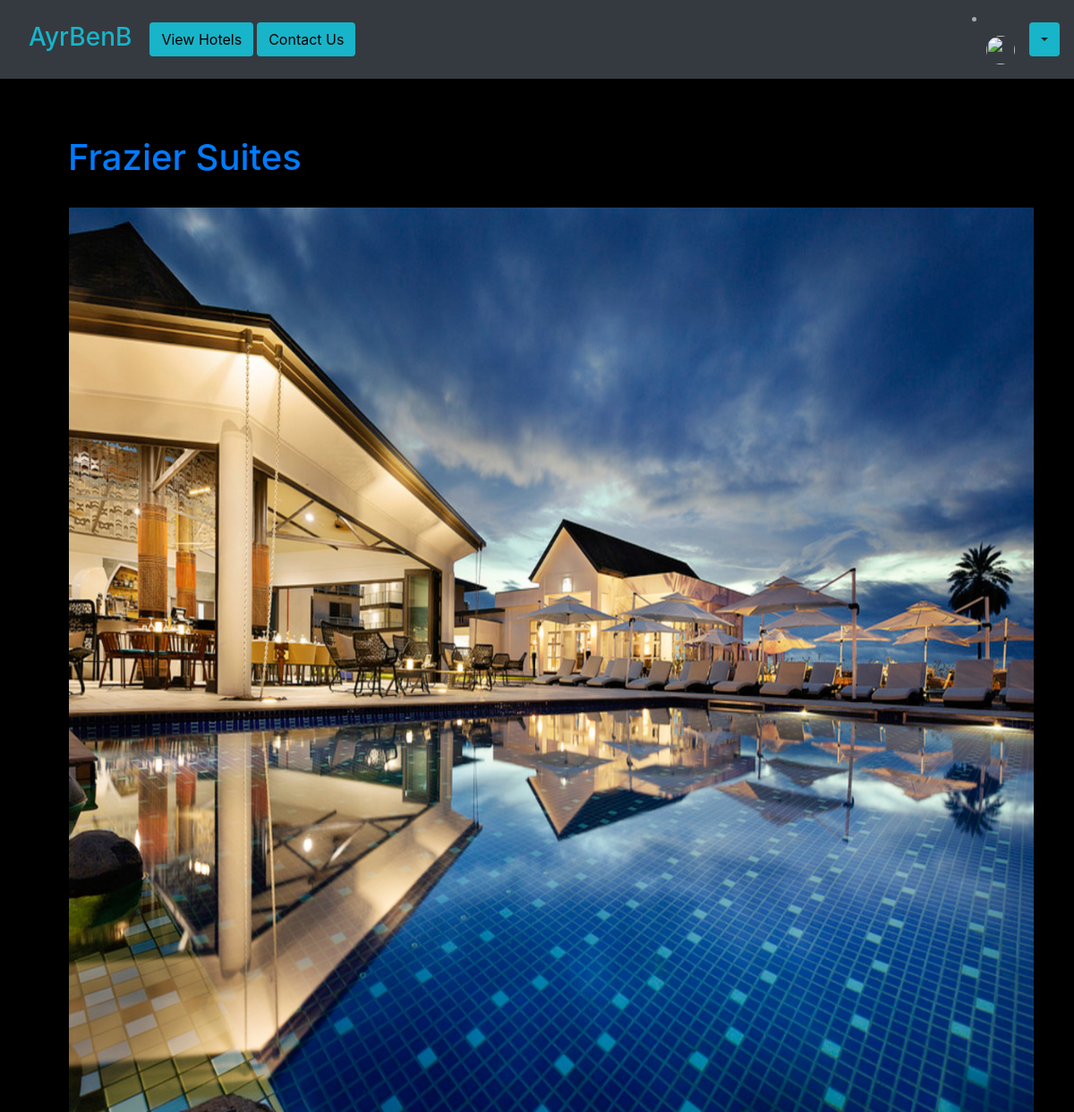
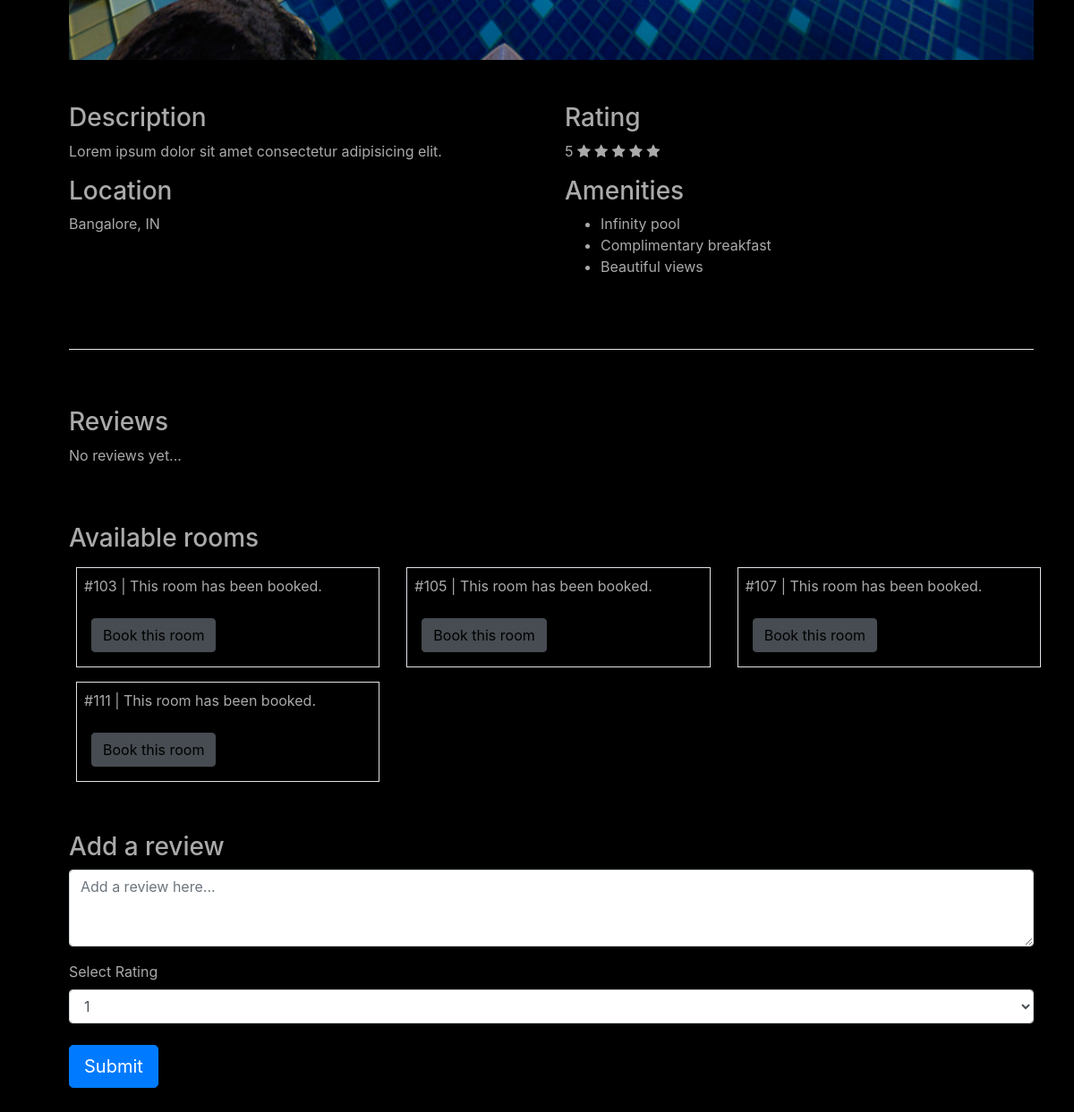
Page /hotel/frazier-suites on the earlier database version (2 pictures, top to bottom).
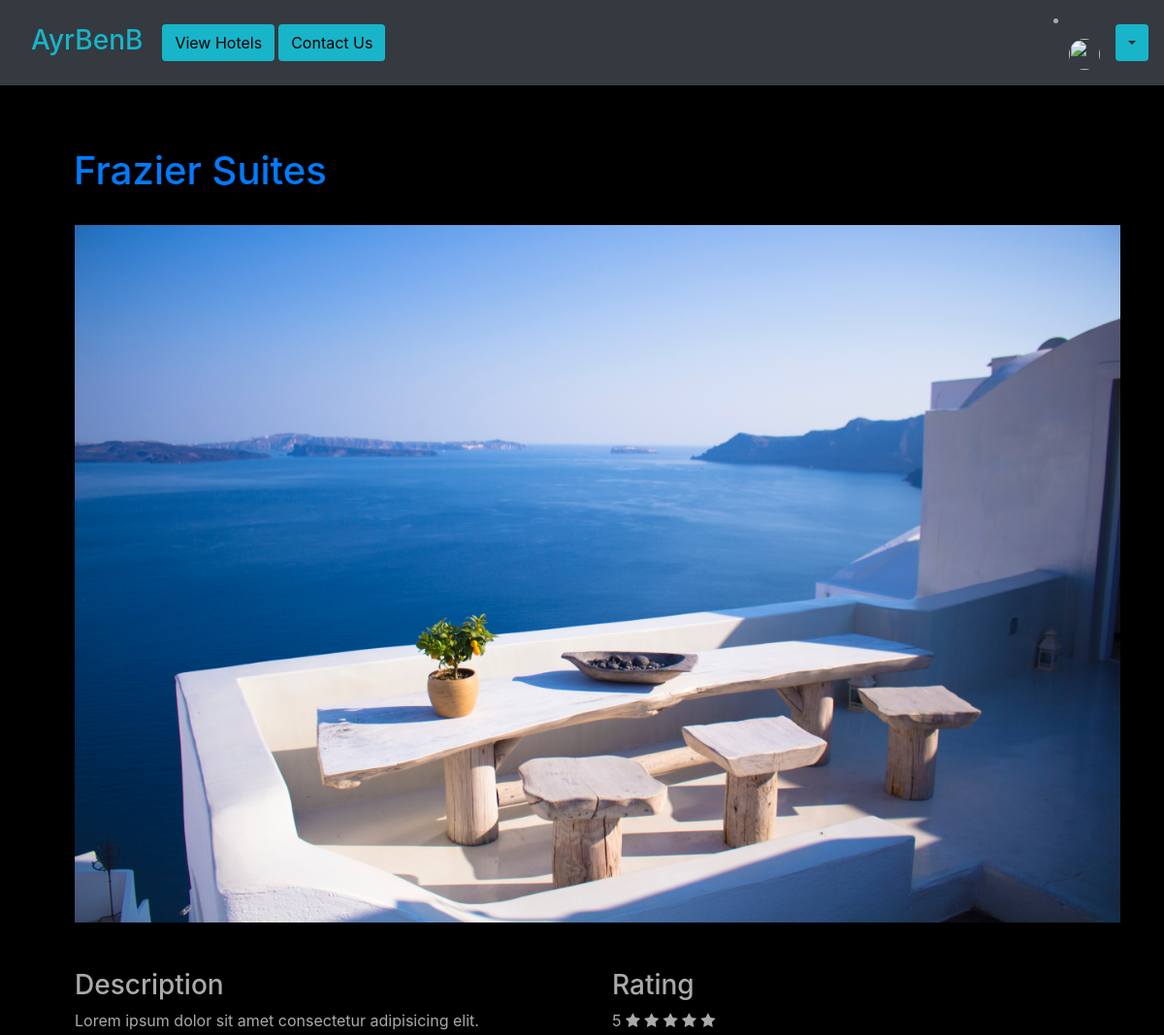
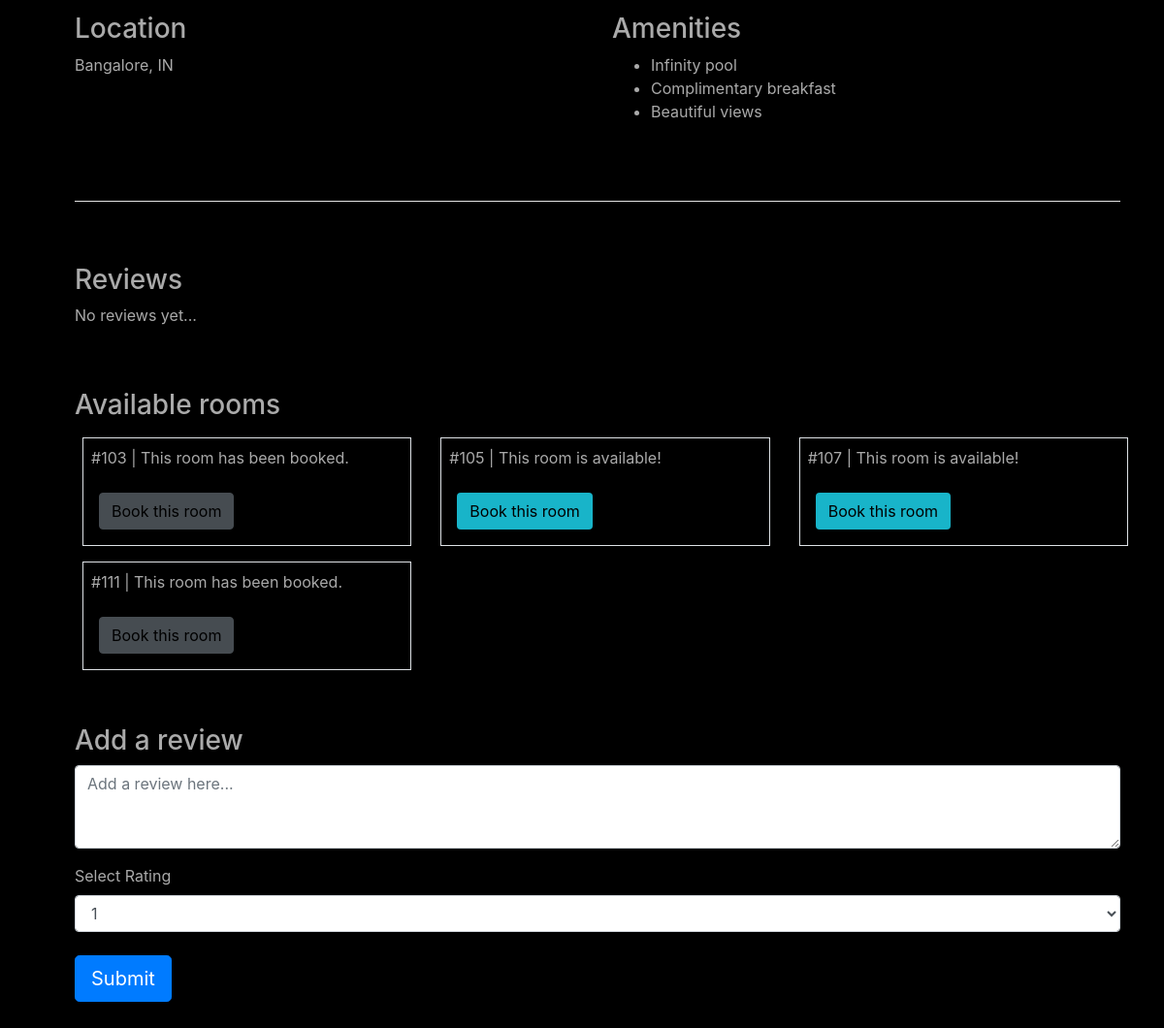
Same page on the later database version (2 pictures, top to bottom).
### base/models.py (models this page shows, shortened)
class Hotel(models.Model):
    location = models.ForeignKey(Location, on_delete=models.CASCADE, default=True, null=True)
    hotel_name = models.CharField(max_length=100)
    hotel_rating = models.IntegerField(default=1, validators=[
            MaxValueValidator(5),
            MinValueValidator(1)
        ])
    description = models.CharField(max_length=500, blank=False, default="Lorem ipsum dolor sit amet consectetur adipisicing elit.")
    slug = models.SlugField()
    image = models.ImageField(upload_to='images/', default='images/default.jpg')
    def get_abs_url(self):
        return reverse("base:hotel", kwargs={
            'slug': self.slug
        })

class HotelRoom(models.Model):
    hotel = models.ForeignKey(Hotel, on_delete=models.CASCADE)
    room_number = models.IntegerField(blank=False, default='000')
    is_booked = models.BooleanField(default=False)
    slug = models.SlugField()
    def get_abs_url(self):
        return reverse("base:hotel-room", kwargs={
            'slug': self.slug
        })

class Location(models.Model):
    COUNTRY_CHOICES = countries
    country = models.CharField(
        max_length=30,
        choices=COUNTRY_CHOICES,
        default='IN'
    )
    city = models.CharField(max_length=100)

### base/views.py (the view)
# urls.py: path('hotel/<slug>', views.hotels, name='hotel'),
def hotels(request, slug):
    hotel = get_object_or_404(Hotel, slug=slug)
    rooms = HotelRoom.objects.filter(hotel=hotel)
    if request.method == 'POST':
        rev_content = request.POST.get('review', '')
        rating = request.POST.get('rating', '')
        print(rev_content)
        print(type(rating))
        review = HotelReview.objects.create(user=request.user, hotel=hotel, review=rev_content, user_rating=int(rating))
    reviews_list = HotelReview.objects.filter(hotel=hotel)
    context = {
        'hotel': hotel,
        'rooms': rooms,
        'reviews': reviews_list
    }
    print(datetime.datetime.now())
    return render(request, "base/hotel.html", context)

### base/templates/base/hotel.html (shortened to what the changed rows need)
{% extends "base/base.html" %}
{% block content %}
    <div class="container m-3">
      <h1>
        <a href="{{ hotel.get_abs_url }}">{{ hotel.hotel_name }}</a>
      </h1>
    </div>
    <div class="container m-3 p-3">
      <img src="{{ hotel.image.url }}" alt="" width="100%">
    </div>
    <div class="container m-3 p-3">
      <div class="row">
        <div class="col-md">
          <h3>Description</h3>
          <p>{{ hotel.description }}</p>
        </div>
        <div class="col-md">
          <h3>Rating</h3>
          {{ hotel.hotel_rating }}
          {% if hotel.hotel_rating == 5 %}
          <i class="fa fa-star"></i>
          <i class="fa fa-star"></i>
          <i class="fa fa-star"></i>
          <i class="fa fa-star"></i>
          <i class="fa fa-star"></i>
          {% elif hotel.hotel_rating == 4 %}
          <i class="fa fa-star"></i>
          <i class="fa fa-star"></i>
          <i class="fa fa-star"></i>
          <i class="fa fa-star"></i>
          <i class="fa fa-star-o"></i>
          {% elif hotel.hotel_rating == 3 %}
          <i class="fa fa-star"></i>
          <i class="fa fa-star"></i>
          <i class="fa fa-star"></i>
          <i class="fa fa-star-o"></i>
          <i class="fa fa-star-o"></i>
          {% elif hotel.hotel_rating == 2 %}
          <i class="fa fa-star"></i>
          <i class="fa fa-star"></i>
          <i class="fa fa-star-o"></i>
          <i class="fa fa-star-o"></i>
          <i class="fa fa-star-o"></i>
          {% elif hotel.hotel_rating == 1 %}
          <i class="fa fa-star"></i>
          <i class="fa fa-star-o"></i>
          <i class="fa fa-star-o"></i>
          <i class="fa fa-star-o"></i>
          <i class="fa fa-star-o"></i>
          {% endif %}
        </div>
      </div>
      <div class="row">
        <div class="col-md">
          <h3>Location</h3>
          <p>{{ hotel.location.city }}, {{ hotel.location.country }}</p>
        </div>
      </div>
    </div>
    <div class="container m-3 p-3">
      <div class="row">
        {% for room in rooms %}
        <div class="col-lg-4">
            <div class="container m-2 p-2 border border-grey">
                {% if room.is_booked != True %}
                    <p>#{{ room.room_number }} | This room is available!</p>
                    <a class="btn bg-steel btn-md ml-1 m-2" href="{{ room.get_abs_url }}" style="color: black;">Book this room <span class="sr-only">(current)</span></a>
                {% else %}
                    <p>#{{ room.room_number }} | This room has been booked.</p>
                    <a class="btn btn-secondary btn-md ml-1 m-2 disabled" href="{{ room.get_abs_url }}" style="color: black;" disabled>Book this room <span class="sr-only">(current)</span></a>
                {% endif %}
            </div>
        </div>
        {% endfor %}
      </div>
    </div>
{% endblock content %}

Differences in the rows shown:
changed Hotel "Frazier Suites": image: picture added in place of a placeholder
changed HotelRoom (number 2 of 4 on the later page): is_booked "| This room has been booked." → "| This room is available!"
changed HotelRoom (number 3 of 4 on the later page): is_booked "| This room has been booked." → "| This room is available!"
